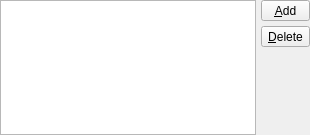
    <widget class="QFrame" name="frame">
     <property name="sizePolicy">
      <sizepolicy hsizetype="Minimum" vsizetype="Maximum">
       <horstretch>0</horstretch>
       <verstretch>0</verstretch>
      </sizepolicy>
     </property>
     <property name="frameShape">
      <enum>QFrame::NoFrame</enum>
     </property>
     <property name="frameShadow">
      <enum>QFrame::Plain</enum>
     </property>
     <layout class="QGridLayout" name="gridLayout_2">
      <property name="leftMargin">
       <number>0</number>
      </property>
      <property name="topMargin">
       <number>0</number>
      </property>
      <property name="rightMargin">
       <number>0</number>
      </property>
      <property name="bottomMargin">
       <number>0</number>
      </property>
      <property name="spacing">
       <number>5</number>
      </property>
      <item row="1" column="1">
       <widget class="QToolButton" name="Button_Delete">
        <property name="sizePolicy">
         <sizepolicy hsizetype="Fixed" vsizetype="Fixed">
          <horstretch>0</horstretch>
          <verstretch>0</verstretch>
         </sizepolicy>
        </property>
        <property name="text">
         <string>&amp;Delete</string>
        </property>
        <property name="icon">
         <iconset resource="../resources/icons.qrc">
          <normaloff>:/remove.png</normaloff>:/remove.png</iconset>
        </property>
        <property name="toolButtonStyle">
         <enum>Qt::ToolButtonTextUnderIcon</enum>
        </property>
       </widget>
      </item>
      <item row="0" column="0" rowspan="4">
       <widget class="QListWidget" name="Items_List">
        <property name="sizePolicy">
         <sizepolicy hsizetype="Minimum" vsizetype="Preferred">
          <horstretch>0</horstretch>
          <verstretch>0</verstretch>
         </sizepolicy>
        </property>
        <property name="maximumSize">
         <size>
          <width>16777215</width>
          <height>135</height>
         </size>
        </property>
        <property name="editTriggers">
         <set>QAbstractItemView::NoEditTriggers</set>
        </property>
        <property name="selectionBehavior">
         <enum>QAbstractItemView::SelectRows</enum>
        </property>
        <property name="verticalScrollMode">
         <enum>QAbstractItemView::ScrollPerPixel</enum>
        </property>
        <property name="horizontalScrollMode">
         <enum>QAbstractItemView::ScrollPerPixel</enum>
        </property>
       </widget>
      </item>
      <item row="0" column="1">
       <widget class="QToolButton" name="Button_Add">
        <property name="sizePolicy">
         <sizepolicy hsizetype="Minimum" vsizetype="Fixed">
          <horstretch>0</horstretch>
          <verstretch>0</verstretch>
         </sizepolicy>
        </property>
        <property name="text">
         <string>&amp;Add</string>
        </property>
        <property name="icon">
         <iconset resource="../resources/icons.qrc">
          <normaloff>:/add.png</normaloff>:/add.png</iconset>
        </property>
        <property name="toolButtonStyle">
         <enum>Qt::ToolButtonTextUnderIcon</enum>
        </property>
       </widget>
      </item>
      <item row="2" column="1">
       <spacer name="verticalSpacer_2">
        <property name="orientation">
         <enum>Qt::Vertical</enum>
        </property>
        <property name="sizeHint" stdset="0">
         <size>
          <width>20</width>
          <height>1</height>
         </size>
        </property>
       </spacer>
      </item>
     </layout>
    </widget>
